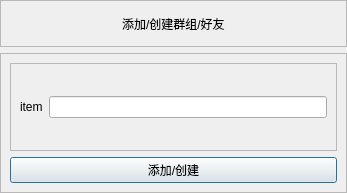
<?xml version="1.0" encoding="UTF-8"?>
<ui version="4.0">
 <class>addItemDialog</class>
 <widget class="QDialog" name="addItemDialog">
  <property name="geometry">
   <rect>
    <x>0</x>
    <y>0</y>
    <width>347</width>
    <height>193</height>
   </rect>
  </property>
  <property name="windowTitle">
   <string>Dialog</string>
  </property>
  <layout class="QVBoxLayout" name="verticalLayout_2">
   <property name="leftMargin">
    <number>0</number>
   </property>
   <property name="topMargin">
    <number>0</number>
   </property>
   <property name="rightMargin">
    <number>0</number>
   </property>
   <property name="bottomMargin">
    <number>0</number>
   </property>
   <item>
    <widget class="QFrame" name="frame">
     <property name="sizePolicy">
      <sizepolicy hsizetype="Preferred" vsizetype="Expanding">
       <horstretch>0</horstretch>
       <verstretch>1</verstretch>
      </sizepolicy>
     </property>
     <property name="frameShape">
      <enum>QFrame::StyledPanel</enum>
     </property>
     <property name="frameShadow">
      <enum>QFrame::Raised</enum>
     </property>
     <layout class="QHBoxLayout" name="horizontalLayout_2">
      <property name="leftMargin">
       <number>0</number>
      </property>
      <property name="topMargin">
       <number>0</number>
      </property>
      <property name="rightMargin">
       <number>0</number>
      </property>
      <property name="bottomMargin">
       <number>0</number>
      </property>
      <item>
       <spacer name="horizontalSpacer">
        <property name="orientation">
         <enum>Qt::Horizontal</enum>
        </property>
        <property name="sizeHint" stdset="0">
         <size>
          <width>40</width>
          <height>20</height>
         </size>
        </property>
       </spacer>
      </item>
      <item>
       <widget class="QLabel" name="lb_title">
        <property name="text">
         <string>添加/创建群组/好友</string>
        </property>
       </widget>
      </item>
      <item>
       <spacer name="horizontalSpacer_2">
        <property name="orientation">
         <enum>Qt::Horizontal</enum>
        </property>
        <property name="sizeHint" stdset="0">
         <size>
          <width>40</width>
          <height>20</height>
         </size>
        </property>
       </spacer>
      </item>
     </layout>
    </widget>
   </item>
   <item>
    <widget class="QFrame" name="frame_2">
     <property name="sizePolicy">
      <sizepolicy hsizetype="Preferred" vsizetype="Expanding">
       <horstretch>0</horstretch>
       <verstretch>3</verstretch>
      </sizepolicy>
     </property>
     <property name="frameShape">
      <enum>QFrame::StyledPanel</enum>
     </property>
     <property name="frameShadow">
      <enum>QFrame::Raised</enum>
     </property>
     <layout class="QVBoxLayout" name="verticalLayout">
      <item>
       <widget class="QFrame" name="frame_3">
        <property name="frameShape">
         <enum>QFrame::StyledPanel</enum>
        </property>
        <property name="frameShadow">
         <enum>QFrame::Raised</enum>
        </property>
        <layout class="QHBoxLayout" name="horizontalLayout">
         <item>
          <widget class="QLabel" name="lb_label">
           <property name="text">
            <string>item</string>
           </property>
          </widget>
         </item>
         <item>
          <widget class="QLineEdit" name="lineEdit"/>
         </item>
        </layout>
       </widget>
      </item>
      <item>
       <widget class="QPushButton" name="pb_lable">
        <property name="text">
         <string>添加/创建</string>
        </property>
       </widget>
      </item>
     </layout>
    </widget>
   </item>
  </layout>
 </widget>
 <resources/>
 <connections/>
</ui>
